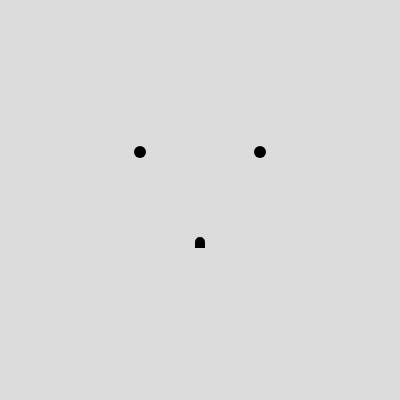
Frame 1 (no input)
Frame 60 (no input): identical to frame 1, image omitted
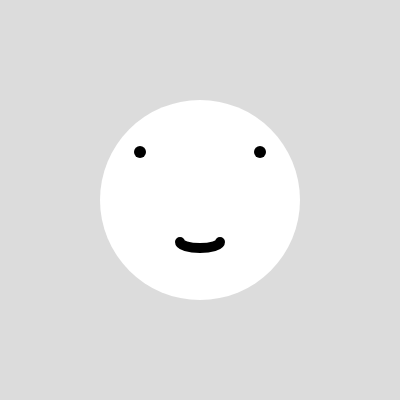
Frame 120 (the mouse pressed at the canvas centre since frame 60)

The p5.js sketch that drew these frames (run headless with seeded random() and noise() and a simulated clock; from frame 60 on, the mouse is pressed at the canvas centre):

// p5.js sketch
// ── sketch.js
let skinColor;
let cx, cy, r;

function setup() {
  createCanvas(400, 400);
  cx = width / 2;
  cy = height / 2;
  r = 120;
  skinColor = color(255, 255, 255);
}

function draw() {
  background(220);

  // Face
  fill(skinColor);
  noStroke();
  ellipse(cx, cy, mouseX, mouseY);

  // Eyes
  fill(255);
  let eyeY = cy - r * 0.4;
  let eyeXOffset = r * 0.5;
 
  fill(0);
  ellipse(cx - eyeXOffset, eyeY, r * 0.1, r * 0.1);
  ellipse(cx + eyeXOffset, eyeY, r * 0.1, r * 0.1);

  // Mouth
  noFill();
  stroke(0);
  strokeWeight(10);
  let smileY = cy + r * 0.35;
  let smileW = mouseY/5;
  arc(cx, smileY, smileW, r * 0.1, 0, PI);
}

function keyPressed() {
  skinColor = color(random(0, 255), random(0, 255), random(0, 255));
  redraw();
}
